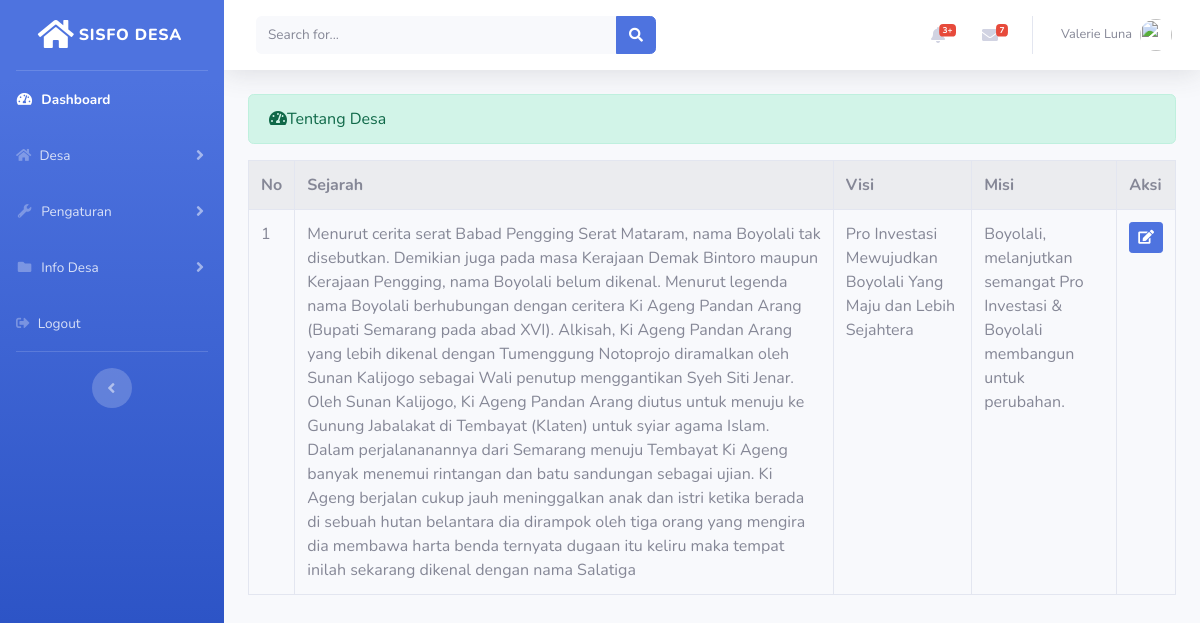
Page /index.php/administrator/tentang_desa on the committed database.
### tables this page shows
CREATE TABLE `tentang_desa` (
  `id` int(11) NOT NULL,
  `sejarah` varchar(1000) NOT NULL,
  `visi` varchar(250) NOT NULL,
  `misi` varchar(250) NOT NULL
);

### application/controllers/administrator/tentang_desa.php (called while the page is built, shortened)
<?php
class Tentang_desa extends CI_Controller
{
	public function index()
	{
		$data['tentang'] = $this->tentang_model->tampil_data('tentang_desa')->result();
		$this->load->view('templates_administrator/header');
		$this->load->view('templates_administrator/sidebar');
		$this->load->view('administrator/tentang_desa',$data);
		$this->load->view('templates_administrator/footer');
	}
}

### index.php (called while the page is built, shortened)
<?php
require_once BASEPATH.'core/CodeIgniter.php';

### application/models/tentang_model.php (called while the page is built, shortened)
<?php
class Tentang_model extends CI_Model
{
	public function tampil_data($table)
	{
		return $this->db->get($table);
	}
}

### application/views/administrator/tentang_desa.php (the view, shortened to what this page needs)
<div class="container-fluid">
	<div class="alert alert-success" role="alert">
	    <i class="fas fa-tachometer-alt"></i>Tentang Desa
	 </div>
	  <table class="table table-bordered table-hover table-striped">
	  	<tr>
	  		<th>No</th>
	  		<th>Sejarah</th>
	  		<th>Visi</th>
	  		<th>Misi</th>
	  		<th>Aksi</th>
	  	</tr>
	  	<?php
	  	$no=1;
	  	foreach ($tentang as $ttg) :?>
	  		<tr>
	  			<td><?=$no++ ?></td>
	  			<td><?=$ttg->sejarah?></td>
	  			<td><?=$ttg->visi?></td>
	  			<td><?=$ttg->misi?></td>
	  			<td width="20px"><?= anchor('administrator/tentang_desa/update/'.$ttg->id,'<div class="btn btn-sm btn-primary"><i class="fa fa-edit"></i></div>');?></td>
	  		</tr>
	  	<?php endforeach;?>
	  </table>
</div>

### rows in the picture
tentang_desa: sejarah "Menurut cerita serat Babad Pengging Serat Mataram, nama Boyolali tak disebutkan. Demikian juga pada masa Kerajaan Demak Bintoro maupun Kerajaan Pengging, nama Boyolali belum dikenal. Menurut legenda nama Boyolali berhubungan dengan ceritera Ki Ageng Pandan Arang (Bupati Semarang pada abad XVI). Alkisah, Ki Ageng Pandan Arang yang lebih dikenal dengan Tumenggung Notoprojo diramalkan oleh Sunan Kalijogo sebagai Wali penutup menggantikan Syeh Siti Jenar. Oleh Sunan Kalijogo, Ki Ageng Pandan Arang diutus untuk menuju ke Gunung Jabalakat di Tembayat (Klaten) untuk syiar agama Islam. Dalam perjalananannya dari Semarang menuju Tembayat Ki Ageng banyak menemui rintangan dan batu sandungan sebagai…", visi "Pro Investasi Mewujudkan Boyolali Yang Maju dan Lebih Sejahtera", misi "Boyolali, melanjutkan semangat Pro Investasi & Boyolali membangun untuk perubahan."
